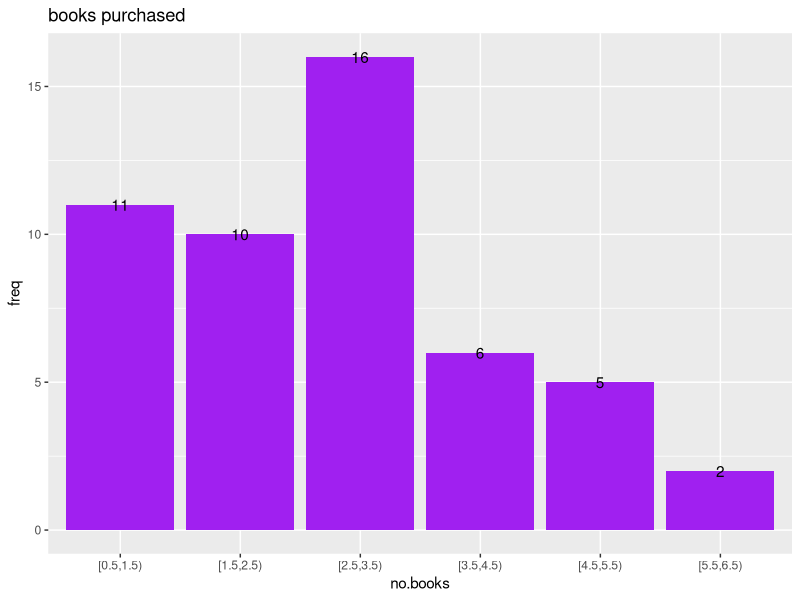

R code for this plot:
#page 56-57
library(ggplot2)
dtabl<-data.frame(height=c(1,1,1,1,1,1,1,1,1,1,1,
                           2,2,2,2,2,2,2,2,2,2,
                           3,3,3,3,3,3,3,3,3,3,3,3,3,3,3,3,
                           4,4,4,4,4,4,
                           5,5,5,5,5,
                           6,6))
View(dtabl)
breaks=seq(0.5,6.5,by=1)
dcut=cut(dtabl$height,breaks,right=FALSE)
dout=as.data.frame(table(dcut))
dout<-transform(dout,cumFreq=cumsum(Freq),relative=round(prop.table(Freq),2))
nobars=(6.5-0.5)/1
print(paste("the number of bars =",nobars))
ggplot(dout,aes(dcut,Freq))+
  geom_col(fill="purple")+
  geom_text(aes(label=Freq))+
  ggtitle("books purchased")+
       xlab("no.books")+ylab("freq")
